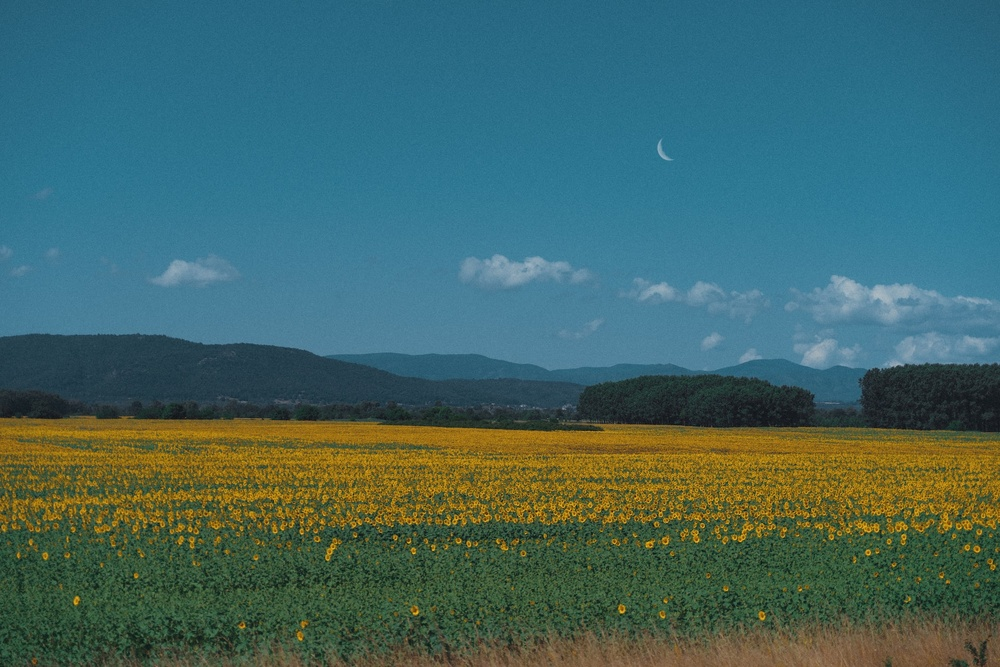
#> input picture opencv_python_study/images/1.jpg, 1000 x 667 px, shrunk from 1920 x 1280 before the run, found by its file name
$ python 3_2_1.py
#> lines starting #> are read from the running program, lines starting #| are printed output that depends on the picture
#!/usr/bin/env python3

import cv2
import numpy as np

a = cv2.imread('images/1.jpg')
#> a is the input picture: shape (667, 1000, 3); mean B, G, R 100.6, 102.6, 65.8
b = cv2.imread('images/2.jpg')
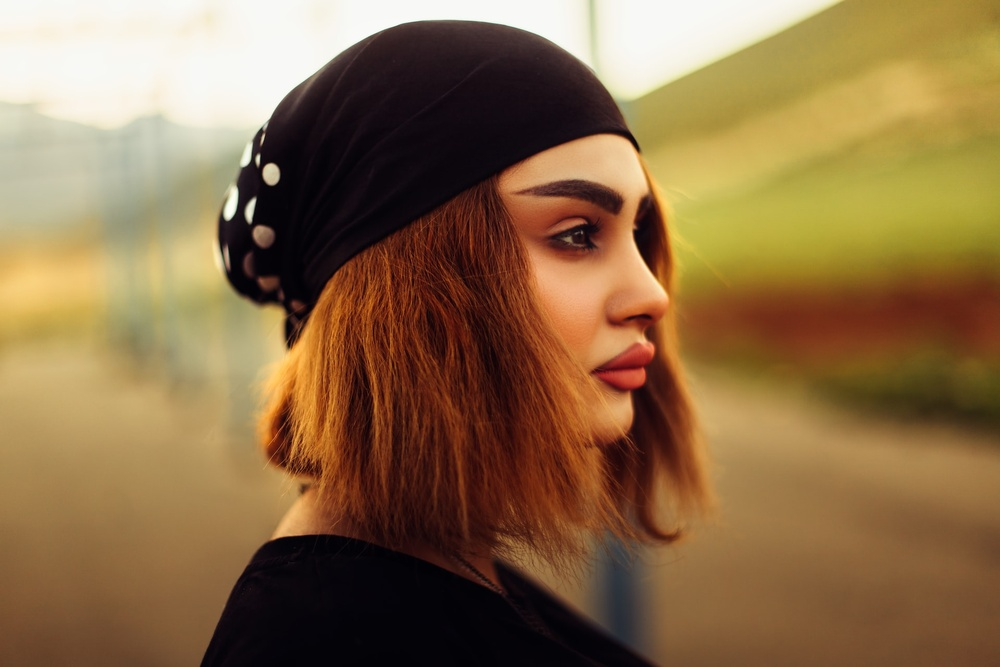
#> input picture opencv_python_study/images/2.jpg, 1000 x 667 px, shrunk from 1920 x 1280 before the run, found by its file name
#> b is the input picture: shape (667, 1000, 3); mean B, G, R 71.9, 108.7, 138.5

res = cv2.addWeighted(a, 0.5, b, 0.5, 0)
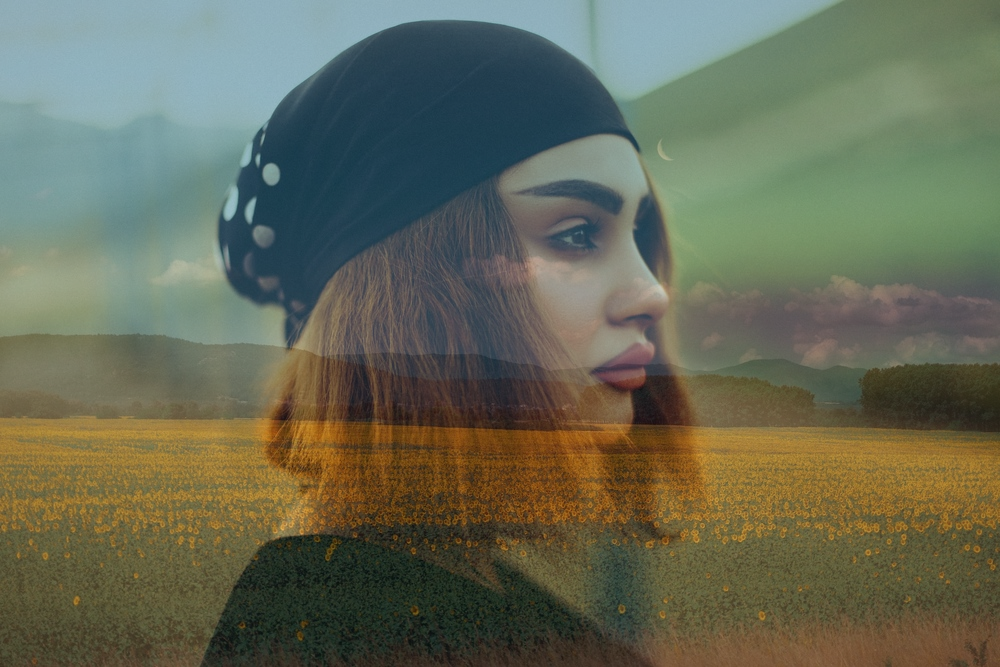
#> res: shape (667, 1000, 3); mean B, G, R 86.2, 105.6, 102.1
cv2.imshow('a', a)
cv2.imshow('b', b)
cv2.imshow('res', res)
cv2.waitKey(0)
cv2.destroyAllWindows()
